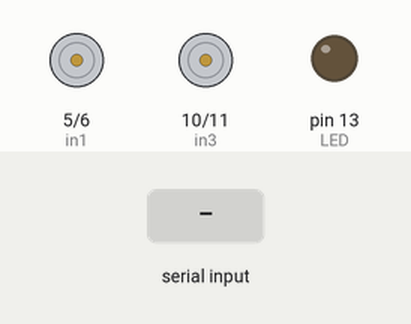
This sketch was run on a simulated Arduino Uno, built with avr-gcc and run on an emulated ATmega328P. Shown: motor-driver pin pairs drawn as motors (green arrow = first pin HIGH = forward, orange = second pin HIGH = backward, longer = more drive), output pins drawn as LEDs (lit = HIGH). The test bench sets the inputs (shaded band).

Above: at 1.2 s.
1.3 s: "F" received over Serial
At 2.5 s:
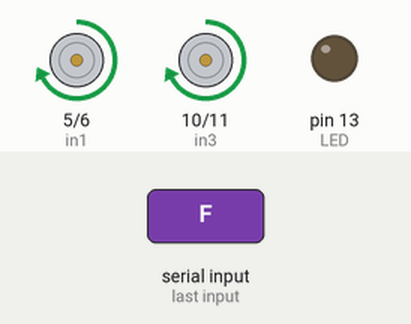
2.8 s: "B" received over Serial
At 3.6 s:
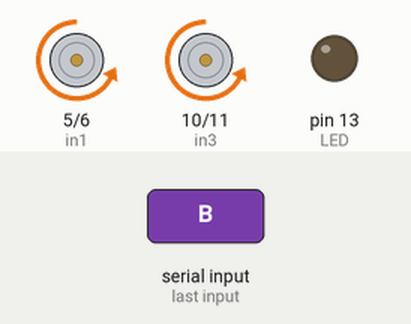
4.3 s: "L" received over Serial
At 4.7 s:
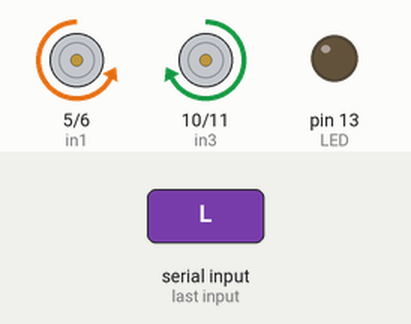
5.8 s: "R" received over Serial
At 7.0 s:
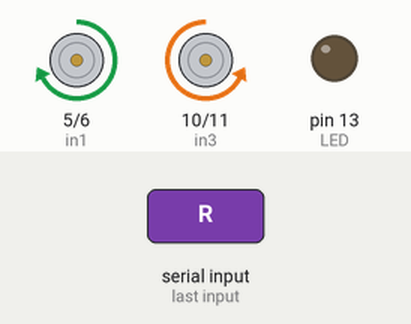
7.3 s: "G" received over Serial
At 8.2 s:
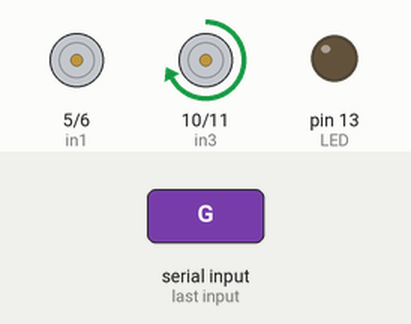
8.8 s: "I" received over Serial
At 9.4 s:
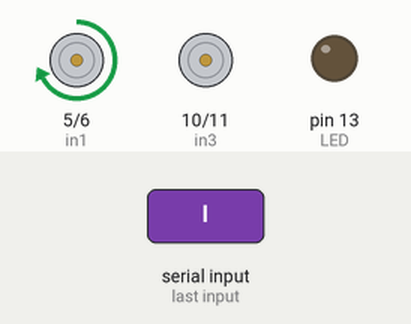
Timing chart, 0 to 11.3 s (numbered marks = the images above; inputs shaded):
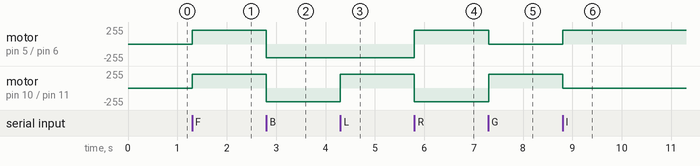

Measured:
- after the input at 1.3 s, motor on pin 5 (in1) / pin 6 (in2), motor on pin 10 (in3) / pin 11 (in4): stopped → forward 204/255 at once
- after the input at 2.8 s, motor on pin 5 (in1) / pin 6 (in2), motor on pin 10 (in3) / pin 11 (in4): forward 204/255 → backward 204/255 at once
- after the input at 4.3 s, motor on pin 10 (in3) / pin 11 (in4): backward 204/255 → forward 204/255 at once
- after the input at 5.8 s, motor on pin 5 (in1) / pin 6 (in2): backward 204/255 → forward 204/255 at once; motor on pin 10 (in3) / pin 11 (in4): forward 204/255 → backward 204/255 at once
- after the input at 7.3 s, motor on pin 5 (in1) / pin 6 (in2): forward 204/255 → stopped at once; motor on pin 10 (in3) / pin 11 (in4): backward 204/255 → forward 204/255 at once
- after the input at 8.8 s, motor on pin 5 (in1) / pin 6 (in2): stopped → forward 204/255 at once; motor on pin 10 (in3) / pin 11 (in4): forward 204/255 → stopped at once

The sketch:

arduinouno.ino
```cpp
#define in1 5
#define in2 6
#define in3 10
#define in4 11
#define LED 13

int command;
int Speed = 204;
int Speedsec;
int buttonState = 0;
int lastButtonState = 0;
int Turnradius = 0;
int brakeTime = 45;
int brkonoff = 1;

//Function Prototypes
void forward();
void back();
void left();
void right();
void forwardleft();
void forwardright();
void backleft();
void backright();
void Stop();
void brakeOn();
void brakeOff();

void setup() {
  pinMode(in1, OUTPUT);
  pinMode(in2, OUTPUT);
  pinMode(in3, OUTPUT);
  pinMode(in4, OUTPUT);
  pinMode(LED, OUTPUT);
  Serial.begin(9600);
}

void loop() {
  if (Serial.available() > 0) {
    command = Serial.read();
    Stop();

    switch (command) {
      case 'F': forward(); break;
      case 'B': back(); break;
      case 'L': left(); break;
      case 'R': right(); break;
      case 'G': forwardleft(); break;
      case 'I': forwardright(); break;
      case 'H': backleft(); break;
      case 'J': backright(); break;

      case '0': Speed = 100; break;
      case '1': Speed = 140; break;
      case '2': Speed = 153; break;
      case '3': Speed = 165; break;
      case '4': Speed = 178; break;
      case '5': Speed = 191; break;
      case '6': Speed = 204; break;
      case '7': Speed = 216; break;
      case '8': Speed = 229; break;
      case '9': Speed = 242; break;
      case 'q': Speed = 255; break;
    }

    Speedsec = Turnradius;

    if (brkonoff == 1) {
      brakeOn();
    } else {
      brakeOff();
    }
  }
}

void forward() {
  analogWrite(in1, Speed);
  analogWrite(in3, Speed);
}

void back() {
  analogWrite(in2, Speed);
  analogWrite(in4, Speed);
}

void left() {
  analogWrite(in3, Speed);
  analogWrite(in2, Speed);
}

void right() {
  analogWrite(in4, Speed);
  analogWrite(in1, Speed);
}

void forwardleft() {
  analogWrite(in1, Speedsec);
  analogWrite(in3, Speed);
}

void forwardright() {
  analogWrite(in1, Speed);
  analogWrite(in3, Speedsec);
}

void backright() {
  analogWrite(in2, Speed);
  analogWrite(in4, Speedsec);
}

void backleft() {
  analogWrite(in2, Speedsec);
  analogWrite(in4, Speed);
}

void Stop() {
  analogWrite(in1, 0);
  analogWrite(in2, 0);
  analogWrite(in3, 0);
  analogWrite(in4, 0);
}

void brakeOn() {
  buttonState = command;

  if (buttonState != lastButtonState) {
    if (buttonState == 'S') {
      digitalWrite(in1, HIGH);
      digitalWrite(in2, HIGH);
      digitalWrite(in3, HIGH);
      digitalWrite(in4, HIGH);
      delay(brakeTime);
      Stop();
    }
    lastButtonState = buttonState;
  }
}

void brakeOff() {
}
```
